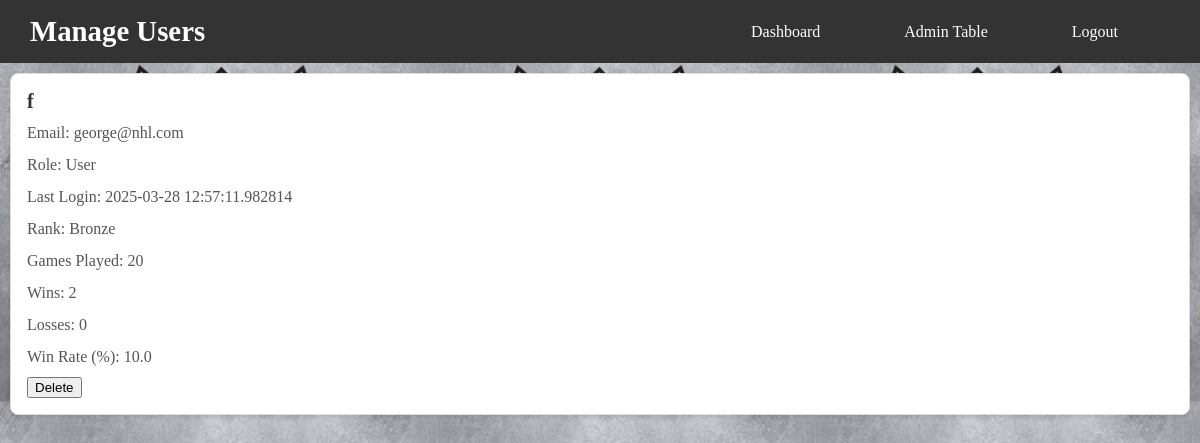
The app's page /manageUsers (signed in), older data.
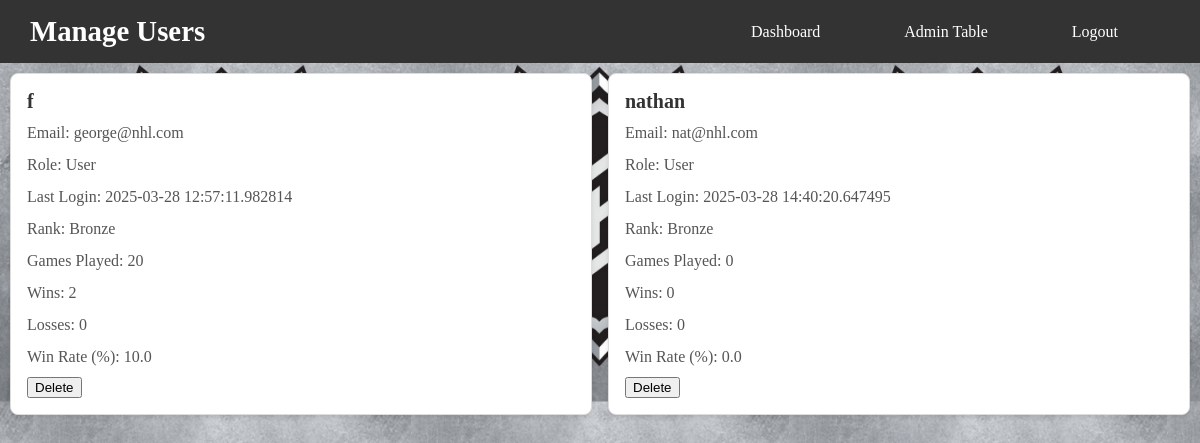
The same page, newer data.
### app.py (models this page shows, shortened)
class User(UserMixin, db.Model):
    __tablename__ = 'user'
    id = db.Column(db.Integer, primary_key=True)
    username = db.Column(db.String(80), unique=True, nullable=False)
    password = db.Column(db.String(80), unique=True, nullable=False)
    email = db.Column(db.String(120), unique=True, nullable=False)
    last_login = db.Column(db.DateTime, default=datetime.utcnow, onupdate=datetime.utcnow)
    player_rank = db.Column(db.String(50), nullable=False, default="Bronze")
    total_games_played = db.Column(db.Integer, nullable=False, default=0)
    wins = db.Column(db.Integer, nullable=False, default=0)
    losses = db.Column(db.Integer, nullable=False, default=0)
    win_rate = db.Column(db.Float, nullable=False, default=0.0)

### app.py (the view)
@app.route("/manageUsers")
@login_required
def manage_users():
    users = User.query.all()
    return render_template("Admin/manageUsers.html", users=users)

### app.py (called while the page is built)
@login_manager.user_loader
def load_user(user_id):
    admin_user = Admin.query.get(int(user_id))  # Check if the user is an admin
    if admin_user:
        return admin_user
    user = User.query.get(int(user_id))     # Check if the user is a regular user
    return user

### templates/Admin/manageUsers.html (shortened to what this page needs)
<!DOCTYPE html>
<html lang="en">
<head>
    <link href="../static/CSS/pages/adminStyles.css" rel="stylesheet" type="text/css">
    <link href="../static/CSS/pages/index.css" rel="stylesheet" type="text/css">
    <link href="../static/CSS/components/basics.css" rel="stylesheet" type="text/css">
    <link href="../static/CSS/components/container.css" rel="stylesheet" type="text/css">
</head>
<body>
    <header>
        <nav class="navbar">
                <h1>Manage Users</h1>
                <ul class="nav-links">
                    <li><a href="{{ url_for('admin_home') }}">Dashboard</a></li>
                    <li><a href="{{ url_for('admin_table') }}">Admin Table</a></li>
                    <li><a href="{{ url_for('logout') }}">Logout</a></li>
                </ul>
        </nav>
    </header>
    <div class="user-card-container">
        {% for user in users %}
        <div class="user-card">
            <h3>{{ user.username }}</h3>
            <p>Email: {{ user.email }}</p>
            <p>Role: User</p>
            <p>Last Login: {{ user.last_login }}</p>
            <p>Rank: {{ user.player_rank }}</p>
            <p>Games Played: {{ user.total_games_played }}</p>
            <p>Wins: {{ user.wins }}</p>
            <p>Losses: {{ user.losses }}</p>
            <p>Win Rate (%):  {{ user.win_rate }}</p>
            <div class="actions">
                <form action="{{ url_for('delete_user', user_id=user.id) }}" method="POST" style="display:inline;" onsubmit="return confirm('Are you sure you want to delete this user?');">
                    <button type="submit" class="delete">Delete</button>
                </form>
            </div>
        </div>
        {% endfor %}
    </div>
</body>
</html>

### static/CSS/pages/adminStyles.css (style rules this page uses)
.user-card-container { margin: 10px 10px 10px 10px; display: flex; flex-wrap: wrap; gap: 1rem; }
.user-card { background: #ffffff; border: 1px solid #ddd; border-radius: 8px; padding: 1rem; box-shadow: 0 2px 4px rgba(0, 0, 0, 0.1); flex: 1 1 calc(25% - 1rem); box-sizing: border-box; transition: transform 0.2s, box-shadow 0.2s; }
.user-card h3 { margin: 0 0 0.5rem; font-size: 1.25rem; color: #333; font-weight: bold; }
.user-card p { margin: 0.5rem 0; color: #555; line-height: 1.5; }
ul { list-style: none; padding: 0; margin: 0; display: flex; gap: 1rem; }

### static/CSS/pages/index.css (style rules this page uses)
.navbar { display: flex; justify-content: space-between; align-items: center; background-color: #333; padding: 15px 30px; color: white; }
.navbar h1 { font-size: 1.8rem; margin: 0; }
.nav-links { list-style: none; display: flex; gap: 20px; margin: 0; padding: 0; }
.nav-links li { display: inline; }
.nav-links a { color: white; text-decoration: none; font-size: 1rem; padding: 8px 12px; border-radius: 5px; transition: background 0.3s ease; }
nav ul { list-style: none; margin: 0; padding: 0; display: flex; justify-content: center; }
nav ul li { margin-right: 40px; }
nav ul li a { color: white; text-decoration: none; font-size: 1.1rem; border-radius: 4px; transition: background-color 0.3s ease; }

### static/CSS/components/basics.css (style rules this page uses)
body { background-image: url("../../images/NHLlogo.jpg"); background-size: 10cm; background-position: center; margin: 0px; }

Row changes from the older to the newer data that the page shows:
added User: username "nathan", email "nat@nhl.com", last_login "2025-03-28 14:40:20.647495", player_rank "Bronze", total_games_played "0", wins "0", losses "0", win_rate "0.0"
